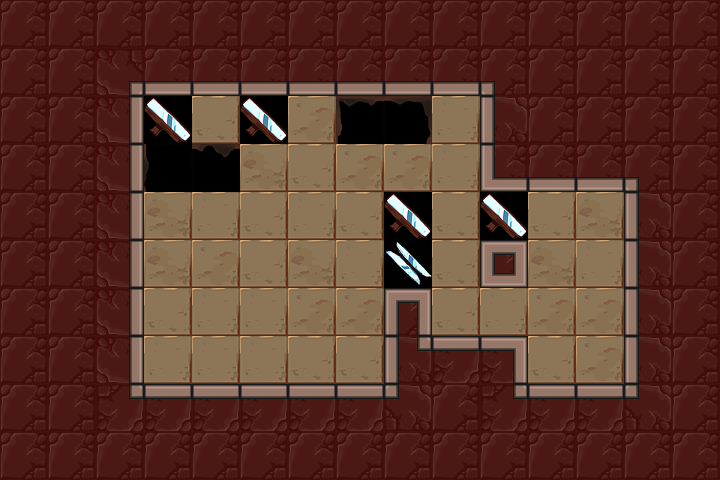

This is a level from a 2D game, rendered from its Tiled map with the project's own tilesets. A one-line summary and the map file follow, with tile-layer data summarised:
An orthogonal 15x10 tile map with 48x48 px tiles, 3 tile layers (Floor, Holes, Walls), 6 tilesets and 8 objects (4x mirror, lightorb, lightswitch, player_start, exit).

<map version="1.0" orientation="orthogonal" renderorder="right-down" width="15" height="10" tilewidth="48" tileheight="48" nextobjectid="90">
 <tileset firstgid="1" name="walls" tilewidth="48" tileheight="48" tilecount="42">
  <image source="../../images/kongregate_release/wall_sheet.png" width="336" height="288" />
 </tileset>
 <tileset firstgid="43" name="exit" tilewidth="48" tileheight="48" tilecount="12">
  <image source="../../images/kongregate_release/gate_sheet.png" width="192" height="144" />
 </tileset>
 <tileset firstgid="55" name="floors" tilewidth="48" tileheight="48" tilecount="4">
  <image source="../../images/kongregate_release/floor_sheet.png" width="192" height="48" />
 </tileset>
 <tileset firstgid="59" name="holes" tilewidth="48" tileheight="48" tilecount="6">
  <image source="../../images/kongregate_release/hole_sheet.png" width="288" height="48" />
 </tileset>
 <tileset firstgid="65" name="mirrors" tilewidth="48" tileheight="48" tilecount="4">
  <image source="../../images/kongregate_release/mirror_sheet.png" width="96" height="96" />
 </tileset>
 <tileset firstgid="69" name="orb_sheet" tilewidth="48" tileheight="48" tilecount="9">
  <image source="../../images/kongregate_release/orb_sheet.png" width="144" height="144" />
 </tileset>
 <layer name="Floor" width="15" height="10">
  <properties>
   <property name="tileset" value="floors" />
  </properties>
  <data>[150 cells, 40 non-empty, 4 distinct tile ids]</data>
 </layer>
 <layer name="Holes" width="15" height="10">
  <properties>
   <property name="tileset" value="holes" />
  </properties>
  <data>[150 cells, 9 non-empty, 6 distinct tile ids]</data>
 </layer>
 <layer name="Walls" width="15" height="10">
  <properties>
   <property name="tileset" value="walls" />
  </properties>
  <data>[150 cells, 101 non-empty, 14 distinct tile ids]</data>
 </layer>
 <objectgroup name="Objects" />
 <objectgroup name="Mirrors">
  <object id="82" type="mirror" gid="1073741890" x="192" y="144" width="48" height="48">
   <properties>
    <property name="sides" value="1" />
   </properties>
  </object>
  <object id="83" type="mirror" gid="66" x="240" y="336" width="48" height="48">
   <properties>
    <property name="sides" value="1" />
   </properties>
  </object>
  <object id="84" type="mirror" gid="3221225538" x="144" y="240" width="48" height="48">
   <properties>
    <property name="sides" value="1" />
   </properties>
  </object>
  <object id="85" type="mirror" gid="3221225538" x="432" y="288" width="48" height="48">
   <properties>
    <property name="sides" value="1" />
   </properties>
  </object>
 </objectgroup>
 <objectgroup name="Light">
  <object id="86" type="lightorb" gid="73" x="144" y="288" width="48" height="48">
   <properties>
    <property name="direction" value="16" />
   </properties>
  </object>
  <object id="87" type="lightswitch" gid="69" x="576" y="336" width="48" height="48" />
 </objectgroup>
 <objectgroup color="#141ba4" name="player_start">
  <object id="88" type="player_start" x="144" y="336" width="48" height="48">
   <properties>
    <property name="direction_facing" value="16" />
    <property name="initial_zoom" value="0.7" />
   </properties>
  </object>
 </objectgroup>
 <objectgroup color="#71a400" name="Exit">
  <object id="89" type="exit" gid="43" x="336" y="384" width="48" height="48" />
 </objectgroup>
</map>
